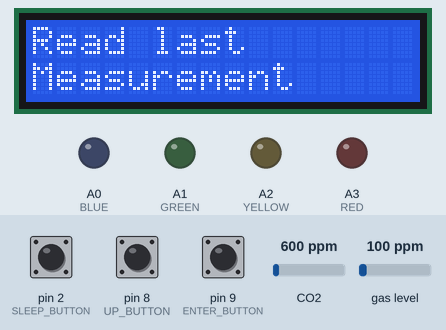
This sketch was run on a simulated Arduino Uno, built with avr-gcc and run on an emulated ATmega328P. On the bench: 16×2 character LCD, output pins drawn as LEDs (lit = HIGH). Dashed ring = blinking. Inputs (shaded band) come from the test bench; at power-on: pin 9 (ENTER_BUTTON) LOW, pin 8 (UP_BUTTON) LOW, pin 2 (SLEEP_BUTTON) LOW, CO2 600 ppm, gas level 100 ppm. Storage starts empty; what the sketch prints to the serial monitor is not drawn.

Above: at 1.3 s.
1.4 s: pin 9 (ENTER_BUTTON) pulled HIGH for 1 s
At 3.5 s:
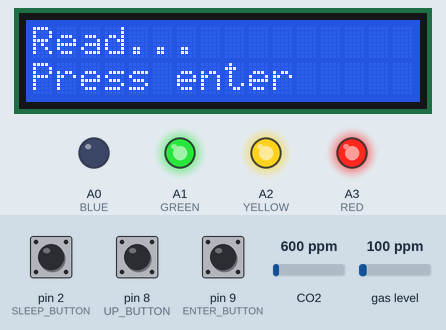
3.9 s: pin 9 (ENTER_BUTTON) pulled HIGH for 0.25 s
At 4.8 s:
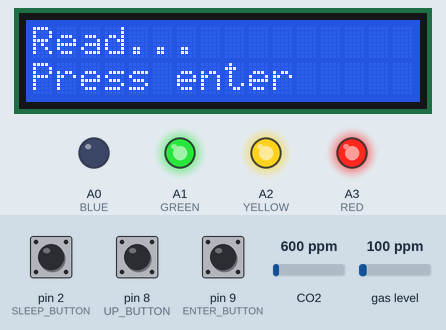
5.6 s: pin 9 (ENTER_BUTTON) pulled HIGH for 3.2 s
At 5.95 s:
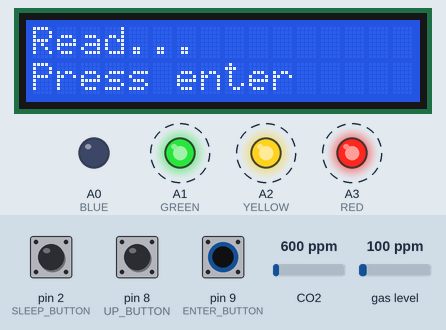
10.3 s: pin 8 (UP_BUTTON) pulled HIGH for 0.25 s
At 11.1 s:
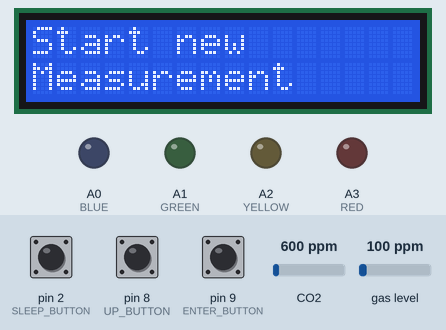
12.2 s: pin 9 (ENTER_BUTTON) pulled HIGH for 1 s
At 13.1 s:
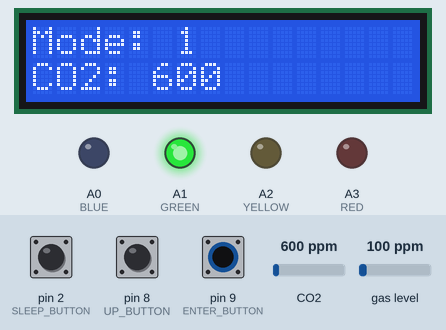
16.2 s: pin 2 (SLEEP_BUTTON) pulled HIGH for 0.25 s
At 17.5 s:
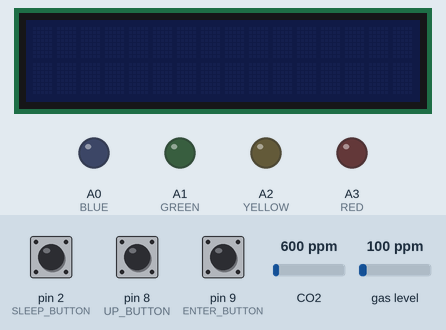
Timing chart, 0 to 18.9 s (numbered marks = the images above; inputs shaded):
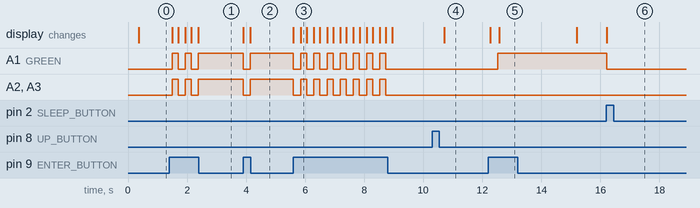

The sketch:

CO2_Messer_Programmcode.ino
```cpp
// libraries
#include <SPI.h>
#include <Wire.h>
#include <LiquidCrystal_I2C.h>
#include <Adafruit_CCS811.h>
#include <SD.h>

// ******************************************************

// set the lcd address to 0x27 for a 16 chars and 2 line display
LiquidCrystal_I2C lcd(0x27,20,4);
// definition of adafruit commands
Adafruit_CCS811 CCS;

// define analog pins
#define RED       A3
#define YELLOW    A2
#define GREEN     A1
#define BLUE      A0

// define buttons
#define UP_BUTTON      8
#define ENTER_BUTTON   9
// SLEEP_BUTTON has to be on pin 2 or 3 caused the interrupt function
#define SLEEP_BUTTON   2

// variable to read the status of SLEEP_BUTTON
volatile int sleep_status = 0;
// variable to know the sleeping status
int sleeping = 0;

// define number of measurements
#define NUMB_MEASURE 100

// define sampling rates for measurements in milliseconds (depends on NUMB_MEASURE)
#define MODE_1    1
#define MODE_2    36000
#define MODE_3    86400000

// variables to know status of up and enter buttons
int v_up_button = 0;
int v_enter_button = 0;

// variable textfile
File textfile;

// own functions
// function for green, yellow and red led to
// minimalize lines of code (order defines wich led is on)
void writeLeds(int, int, int);
// fucntion to interprete the measurement (good, middle, bad)
void ask(int);
// function to change the measurement mode
int measurement_Mode();
// function to measure the co2-level
void measure(int);
// user have to tell if he removes the sd-card or wants to start new measurement
boolean read_or_write();
// function to get three leds on the same level
// this function is used for the reading mode
// first three ints for leds, last int for value (on/off)
void sameLeds(int, int, int, int);
// interrupt function to set arduino to sleep and wake up again
void sleepmodeInterrupt();

// ******************************************************

void setup(){
  // initialize the lcd
  lcd.init();
  // lcd backlight turns on
  lcd.backlight();
  // 16 character in 2 rows
  lcd.begin(16, 2);

  // setup of led ouput
  pinMode(GREEN,OUTPUT);
  pinMode(YELLOW,OUTPUT);
  pinMode(RED,OUTPUT);

  // setup of taster input
  pinMode(UP_BUTTON, INPUT);
  pinMode(ENTER_BUTTON, INPUT);

  // setup of serial output
  Serial.begin(9600);

  // sensor controll
  if(!CCS.begin()){
    // error-warning with endless loop
    Serial.println("Failed to start sensor! Please check your wiring.");
    lcd.print("Failed to");
    lcd.setCursor(0, 1);
    lcd.print("start sensor");
    while(1);
  }

  // wait for the sensor to be ready
  while(!CCS.available());

  // sd-card controll
  if (!SD.begin(5)) {
    // error-warning
    Serial.println("Initialisation failed!");
    lcd.print("Initialisation");
    lcd.setCursor(0, 1);
    lcd.print("of SD failed");
    delay(8000);
    return;
  }

  // integration of interrupt command
  attachInterrupt(0, sleepmodeInterrupt, CHANGE);
}

// ******************************************************

void loop(){

  // set leds off
  sameLeds(GREEN, YELLOW, RED, 0);
  analogWrite(BLUE,0);

  // labeling
  lcd.setCursor(0, 0);

  // while sleep-mode is activated
  while(sleeping == 1){
    lcd.clear();
    // lcd backlight turns off
    lcd.noBacklight();
    delay(200);
    // reading ENTER_BUTTON to exit the sleep-mode
    if(digitalRead(ENTER_BUTTON) == HIGH){
      // delay of 5 milisec with second condition of ENTER_BUTTON
      // to debounce the button
      delay(5);
      if(digitalRead(ENTER_BUTTON) == HIGH){
        sleeping = 0;
        // lcd backlight turns on
        lcd.backlight();
      }
    }
  }

  // first menue read last or start new measurement
  boolean read_last_measurement = read_or_write();

  // if user wants to read last measurement
  if(read_last_measurement == true){

    // optical ouput that user knows that he can remove sd-card
    sameLeds(GREEN,YELLOW,RED,150);

    // boolean variable exit reading
    boolean restart = false;

    delay(200);

    // wait until ENTER_BUTTON is pushed
    while(restart == false){
      if(digitalRead(ENTER_BUTTON) == HIGH){
        restart = true;
      }
    }
    lcd.clear();
  }
  // if user wants to start a new measurement
  else{
    // user have to select one of three measurement mode
    int mode = measurement_mode();

    // start new measurement and safe values on sd-card
    measure(mode);
  }
}

// ******************************************************

// removing the sd-card or start new measurement
boolean read_or_write(){

  lcd.clear();

  // live ouput of selection
  while(v_up_button == 0 || v_enter_button == 0){

    v_up_button += digitalRead(UP_BUTTON);
    delay(200);

    if(v_up_button == 0){
      lcd.setCursor(0,0);
      lcd.print("Read last");
      lcd.setCursor(0,1);
      lcd.print("Measurement");
    }else{
      lcd.setCursor(0,0);
      lcd.print("Start new");
      lcd.setCursor(0,1);
      lcd.print("Measurement");
    }

    if (v_up_button == 2){
      v_up_button = 0;
    }

    // read last measurement
    if (v_up_button == 0 && digitalRead(ENTER_BUTTON) == HIGH){
      v_up_button = 0;
      v_enter_button = 0;
      lcd.clear();
      lcd.print("Read...");
      lcd.setCursor(0,1);
      lcd.print("Press enter");
      return true;
    }else
    // new measure
    if (v_up_button == 1 && digitalRead(ENTER_BUTTON) == HIGH){
      v_up_button = 0;
      v_enter_button = 0;
      lcd.clear();
      return false;
    }
  }
}


// choose measurement Mode
int measurement_mode(){

  // variable to save the modus
  int modus = 0;
  lcd.clear();

  // live output of selection
  while(modus == 0){
      v_up_button += digitalRead(UP_BUTTON);

      delay(200);

      lcd.clear();
      lcd.setCursor(0,0);
      if(v_up_button == 0){
        lcd.print("Real Time");
        lcd.setCursor(0,1);
        lcd.print("Measurement");
        }
      else if(v_up_button == 1){
        lcd.clear();
        lcd.print("One Hour");
        lcd.setCursor(0,1);
        lcd.print("Measurement");
        }
      else if(v_up_button == 2){
        lcd.clear();
        lcd.print("One Day");
        lcd.setCursor(0,1);
        lcd.print("Measurement");
      }

      if (v_up_button == 3){
        v_up_button = 0;
      }

      if(v_up_button == 0 && digitalRead(ENTER_BUTTON) == HIGH){
        modus = MODE_1;
      }else if(v_up_button == 1 && digitalRead(ENTER_BUTTON) == HIGH){
        modus = MODE_2;
      }else if (v_up_button == 2 && digitalRead(ENTER_BUTTON) == HIGH){
        modus = MODE_3;
      }
    }

  lcd.clear();
  return modus;
}

// co2-measurement
void measure(int my_delay){

  // ouput of selected mode
  lcd.clear();
  lcd.print("Mode: ");
  if(my_delay == MODE_1){
    lcd.print("1");
  }else if(my_delay == MODE_2){
    lcd.print("2");
  }else{
    lcd.print("3");
  }

  Serial.println("Initialisation of SD-Card");
  // if sd-card couldn't be found
  if (!SD.begin(5)) {
    // error-warning
    Serial.println("Initialisation failed!");
    lcd.clear();
    lcd.print("Initialisation");
    lcd.setCursor(0, 1);
    lcd.print("of SD failed");
    delay(8000);
    return;
  }
  Serial.println("Initialisation finished");

  // create .txt-file named test
  // if .txt-file with the same name exists, the following data will be attached
  textfile = SD.open("Measure.txt", FILE_WRITE);

  // variable for measurements
  int var_measure;

  // if sd-card could be found
  if(textfile){

    textfile.println();

    // set local counter i = 0
    int i = 0;

    while(i < NUMB_MEASURE){
        // checks if co2-sensor is available
        if(CCS.available()){
          if(!CCS.readData()){

          // measure co2 value
          var_measure = CCS.geteCO2();

          // ask led
          ask(var_measure);

          // lcd and serial output
          lcd.setCursor(0,1);
          lcd.print("CO2: ");
          lcd.print(var_measure);
          Serial.print(var_measure);
          Serial.print(";");

          // safes measure in textfile
          textfile.print(var_measure);
          if(i < NUMB_MEASURE-1){
            textfile.print(",");
          }
          Serial.println("Write in textfile...");

          // delay to differentiate modus of measurement
          delay(my_delay);

          // counter++
          i += 1;
        } else{
           // error-warning
           Serial.println("ERROR!");
           lcd.clear();
           lcd.print("ERROR!");
           while(1);
        }
      }
    }

    // close textfile
    textfile.close();
    lcd.clear();
    lcd.print("Finished");
    delay(1000);
  }else{
    // error-warning
    Serial.println("Textfile couldn't be read out");
    lcd.clear();
    lcd.print("Textfile could");
    lcd.setCursor(0, 1);
    lcd.print("not be found");
    delay(8000);
  }
}

// analog writing of leds, one turns on, two turn off
void writeLeds(int on, int firstOff, int secondOff){
    analogWrite(on, 150);
    analogWrite(firstOff, 0);
    analogWrite(secondOff, 0);
}

// three leds get the same value
void sameLeds(int first, int second, int third, int value){
  analogWrite(first, value);
  analogWrite(second, value);
  analogWrite(third, value);
}

// compare co2-level with limits
void ask(int value){
   if(value < 800){
    writeLeds(GREEN,YELLOW,RED);
    analogWrite(BLUE, 0);
  }else if(value > 799 && value < 1400){
    writeLeds(YELLOW,GREEN,RED);
    analogWrite(BLUE, 0);
  }else{
    writeLeds(RED,YELLOW,GREEN);
    analogWrite(BLUE, 150);
  }
}

// interrupt-function to read SLEEP_BUTTON at any time
// interrupt-function is activated when value of sleep-status change
void sleepmodeInterrupt() {
  sleep_status = digitalRead(SLEEP_BUTTON);
  // reads if SLEEP_BUTTON got pressed
  //sleep_status = digitalRead(SLEEP_BUTTON);
  if(digitalRead(SLEEP_BUTTON) == HIGH){
    // delay and second read with if condition to debounce SLEEP_BUTTON
    delay(5);
    //sleep_status = digitalRead(SLEEP_BUTTON);
    if(digitalRead(SLEEP_BUTTON) == HIGH){
      sleeping = 1;
    }
  }
  delay(500);
}
```

Measured:
- after the input at 1.4 s, A1 (GREEN), A2 (YELLOW), A3 (RED): alternates HIGH for 0.20 s and LOW for 0.24 s, 5 changes in all, then stays HIGH, starting after 0.09 s; the display: changes after 0.09 s (image 1)
- after the input at 3.9 s, A1 (GREEN), A2 (YELLOW), A3 (RED): HIGH → LOW at once, → HIGH 0.24 s later; the display: first changes at once (image 2 shows a later state)
- after the input at 5.6 s, A1 (GREEN), A2 (YELLOW), A3 (RED): alternates HIGH for 0.20 s and LOW for 0.24 s, 15 changes in all, then stays LOW, starting at once; the display: first changes at once (image 3 shows a later state)
- after the input at 10.3 s, the display: changes after 0.42 s (image 4)
- after the input at 12.2 s, A1 (GREEN): LOW → HIGH after 0.33 s; the display: first changes after 0.07 s (image 5 shows a later state)
- after the input at 16.2 s, the display: changes at once (image 6)
